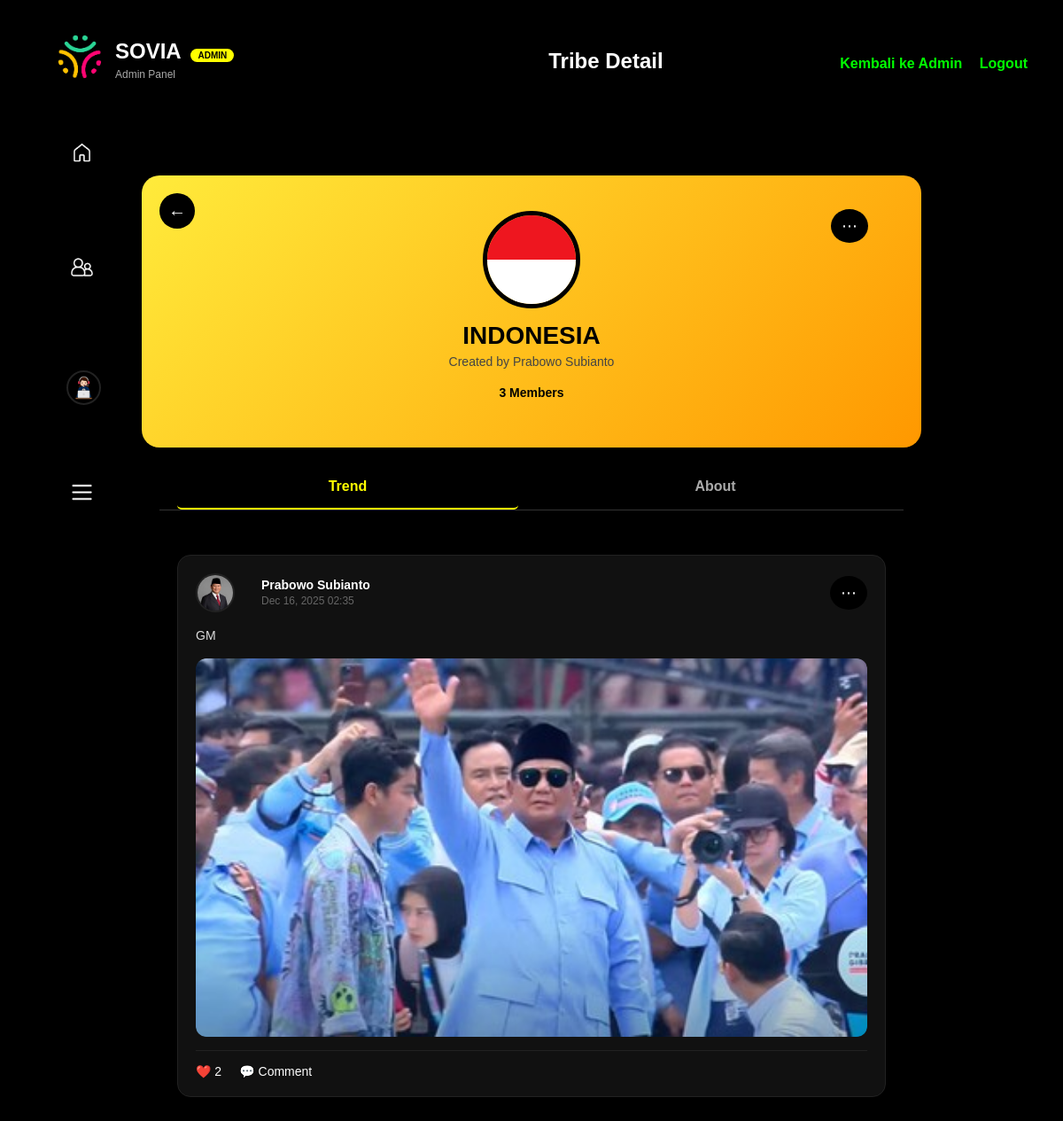
Screenshot of /admin/tribe_detail_admin.php?id=1 (signed in) with the database file from the repository.
### tables this page shows
CREATE TABLE `users` (
  `id` int NOT NULL,
  `username` varchar(50) NOT NULL,
  `password` varchar(255) NOT NULL,
  `role` varchar(20) DEFAULT 'user',
  `avatar` varchar(255) DEFAULT 'default.png'
);

CREATE TABLE `tribes` (
  `id` int NOT NULL,
  `name` varchar(100) NOT NULL,
  `image` varchar(255) DEFAULT 'default_tribe.png',
  `created_by` int DEFAULT NULL,
  `created_at` timestamp NULL DEFAULT CURRENT_TIMESTAMP
);

CREATE TABLE `statuses` (
  `id` int NOT NULL,
  `user_id` int DEFAULT NULL,
  `tribe_id` int DEFAULT NULL,
  `content` text NOT NULL,
  `image` varchar(255) DEFAULT NULL,
  `likes` int DEFAULT '0',
  `created_at` timestamp NULL DEFAULT CURRENT_TIMESTAMP
);

### admin/tribe_detail_admin.php (the view, shortened to what this page needs)
<?php
$user_id = $_SESSION['user_id'];
require "../config/koneksi.php";
$tribe_id = $_GET['id'];
$tribe_query = mysqli_query($con, "SELECT t.*, u.username as creator_name FROM tribes t LEFT JOIN users u ON t.created_by = u.id WHERE t.id='$tribe_id'");
$tribe = mysqli_fetch_assoc($tribe_query);
$member_count_query = mysqli_query($con, "SELECT COUNT(*) as count FROM tribe_members WHERE tribe_id='$tribe_id'");
$member_count = mysqli_fetch_assoc($member_count_query)['count'];
$posts_query = mysqli_query($con, "
    SELECT s.id, s.user_id, s.content, s.image, s.likes, s.created_at, u.username, u.avatar
    FROM statuses s
    JOIN users u ON s.user_id = u.id
    WHERE s.tribe_id='$tribe_id'
    ORDER BY s.created_at DESC
");
$posts = [];
while ($post = mysqli_fetch_assoc($posts_query)) {
    $posts[] = $post;
}
?>
<!DOCTYPE html>
<html lang="en">
<head>
<link rel="stylesheet" href="../assets/style.css">
</head>
<body>
<header class="main-header" style="border-bottom:none;">
    <div class="login-header-home" style="margin-top: 10px; margin-left: 25px;">
        <img src="../uploads/logo.png" alt="Logo" class="login-logo">
        <div>
            <h2 class="app-name" style="margin-top: 7px;">SOVIA <span class="admin-badge">ADMIN</span></h2>
            <p class="app-subtitle" style="margin-top: 5px;">Admin Panel</p>
        </div>
        <div style="margin-left: 340px; margin-top: 10px ;">
            <h2>Tribe Detail</h2>
        </div>
    </div>
    <div style="margin-top: 27px;">
        <a href="../admin/admin.php" class="logout-btn" style="margin-right: 15px;">Kembali ke Admin</a>
        <a href="../auth/logout.php" class="logout-btn">Logout</a>
    </div>
</header>
<div class="sidebar">
    <a href="../admin/admin.php" title="Home"><img src="../uploads/home.png" class="sidebar-icon"></a>
    <a href="../admin/tribes_admin.php" title="Tribe"><img src="../uploads/tribe.png" class="sidebar-icon"></a>
    <a href="#" class="sidebar-icon" style="margin-left: -5px;">
        <?php
            $result = mysqli_query($con, "SELECT avatar FROM users WHERE id='$user_id'");
            $user = mysqli_fetch_assoc($result);
            $avatar = $user && $user['avatar'] ? htmlspecialchars($user['avatar']) : 'default.png';
        ?>
        <img src="../uploads/<?= $avatar ?>" class="sidebar-avatar" title="Profile">
    </a>
    <a href="#" title="Menu" onclick="toggleSlideSidebar(); return false;"><img src="../uploads/menu.png" class="sidebar-icon"></a>
</div>
<div class="tribe-banner">
    <button class="back-btn" onclick="window.location.href='../admin/tribes_admin.php'">←</button>
    <div style="position: absolute; top: 20px; right: 60px;">
        <button class="more-btn" onclick="toggleTribeDetailMenu()" style="background: #000; color: #fff; border: none; padding: 8px 12px; border-radius: 50%; cursor: pointer; font-size: 18px; margin-top: 18px;">⋯</button>
    </div>
    <img src="../uploads/tribes/<?php echo htmlspecialchars($tribe['image']); ?>" alt="<?php echo htmlspecialchars($tribe['name']); ?>" class="tribe-avatar">
    <h1><?php echo htmlspecialchars($tribe['name']); ?></h1>
    <p class="tribe-handle">Created by <?php echo htmlspecialchars($tribe['creator_name'] ?? 'Unknown'); ?></p>
    <p class="tribe-stats"><?php echo $member_count; ?> Members</p>
</div>
<div class="tribe-tabs">
    <button class="tab active" onclick="switchTab(0)">Trend</button>
    <button class="tab" onclick="switchTab(1)">About</button>
</div>
<div class="tribe-content">
    <div class="tab-content active" id="tab-0">
        <?php if (count($posts) > 0): ?>
            <?php foreach ($posts as $row): ?>
            <div class="post-card">
            <div class="post-header">
    <div style="display:flex; align-items:center; gap:10px;">
        <img src="../uploads/<?php echo htmlspecialchars($row['avatar'] ?: 'default.png'); ?>" class="post-avatar">
        <div class="post-user-info">
            <span class="post-username">
                <?php echo htmlspecialchars($row['username']); ?>
            </span>
            <span class="post-date">
                <?php echo date('M d, Y H:i', strtotime($row['created_at'])); ?>
            </span>
        </div>
    </div>
    <div style="position: relative;">
        <button class="more-btn" onclick="toggleMenu(<?php echo $row['id']; ?>)">⋯</button>
    </div>
</div>
                <div class="post-body">
                    <p class="post-text"><?php echo nl2br(htmlspecialchars($row['content'])); ?></p>
                    <?php if ($row['image']): ?>
                        <div class="post-image-wrapper">
                            <img src="../uploads/<?php echo htmlspecialchars($row['image']); ?>" class="post-image">
                        </div>
                    <?php endif; ?>
                </div>
                <div class="post-actions">
                    <a href="../actions/like_status.php?id=<?php echo $row['id']; ?>" class="action-btn">❤️ <?php echo $row['likes']; ?></a>
                    <span class="action-btn">💬 Comment</span>
                </div>
            </div>
            <?php endforeach; ?>
        <?php endif; ?>
    </div>
</div>
</body>
</html>

### assets/style.css (style rules this page uses)
body { font-family: -apple-system, Arial, sans-serif; margin: 0; padding: 0; background: #1a1a1a; color: #fff; }
header { display: flex; justify-content: space-between; align-items: center; padding: 10px 15px; background: #2c2c2c; position: fixed; top: 0; width: 100%; box-sizing: border-box; }
.action-btn { color: #1da1f2; cursor: pointer; text-decoration: none; }
button { width: 100%; padding: 10px; background: #1da1f2; color: white; border: none; border-radius: 5px; cursor: pointer; }
body { background-color: #000; color: #fff; font-family: "Inter", Arial, sans-serif; margin: 0; padding: 0; }
.main-header { display: flex; justify-content: space-between; align-items: center; padding: 15px 25px; background-color: #000; border-bottom: 1px solid #222; position: sticky; top: 0; z-index: 10; }
.login-btn, .logout-btn { color: #00ff6a; text-decoration: none; font-weight: bold; }
.post-card { background: #111; border: 1px solid #222; border-radius: 16px; padding: 15px 20px; margin-bottom: 20px; transition: border 0.3s; }
.post-header { display: flex; align-items: center; justify-content: space-between; }
.post-avatar { width: 35px; height: 35px; border-radius: 50%; object-fit: cover; border: 2px solid #222; }
.post-user-info { flex: 1; margin-left: 10px; }
.post-username { display: block; font-weight: bold; font-size: 16px; }
.post-date { color: #888; font-size: 13px; }
.post-body { margin-top: 10px; }
.post-text { color: #ddd; font-size: 15px; line-height: 1.5; }
.post-image-wrapper { margin-top: 10px; overflow: hidden; border-radius: 12px; }
.post-image { width: 100%; border-radius: 12px; display: block; }
.post-actions { display: flex; gap: 20px; margin-top: 12px; font-size: 15px; }
.action-btn { color: #aaa; cursor: pointer; text-decoration: none; }
.login-logo { width: 45px; height: 45px; border-radius: 50%; }
.app-name { font-size: 1.5rem; font-weight: 700; margin: 0; }
.app-subtitle { font-size: 0.85rem; color: #888; margin-top: -4px; }
.login-header-home { display: flex; align-items: center; gap: 12px; }

### rows the page displays
users: avatar (placeholder picture)
tribes: image (picture), name "INDONESIA", created_by.username "Prabowo Subianto"
statuses: user.avatar (picture), user.username "Prabowo Subianto", created_at "Dec 16, 2025 02:35", content "GM", image (picture), likes "2"

### other values shown
$member_count "3"
